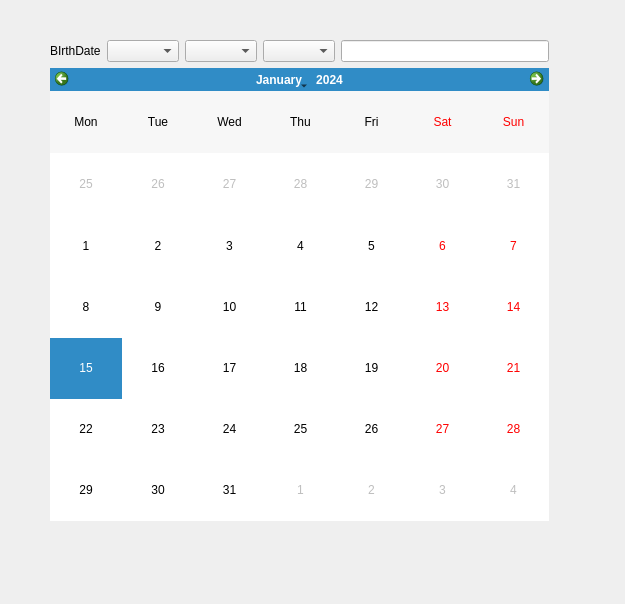
<?xml version="1.0" encoding="UTF-8"?>
<ui version="4.0">
 <class>Dialog</class>
 <widget class="QDialog" name="Dialog">
  <property name="geometry">
   <rect>
    <x>0</x>
    <y>0</y>
    <width>625</width>
    <height>604</height>
   </rect>
  </property>
  <property name="windowTitle">
   <string>Dialog</string>
  </property>
  <widget class="QWidget" name="">
   <property name="geometry">
    <rect>
     <x>50</x>
     <y>40</y>
     <width>499</width>
     <height>481</height>
    </rect>
   </property>
   <layout class="QVBoxLayout" name="verticalLayout_2">
    <item>
     <layout class="QVBoxLayout" name="verticalLayout">
      <item>
       <layout class="QHBoxLayout" name="horizontalLayout_2">
        <item>
         <layout class="QHBoxLayout" name="horizontalLayout">
          <item>
           <widget class="QLabel" name="label">
            <property name="text">
             <string>BIrthDate</string>
            </property>
           </widget>
          </item>
          <item>
           <widget class="QComboBox" name="cbYear"/>
          </item>
          <item>
           <widget class="QComboBox" name="cbMonth"/>
          </item>
          <item>
           <widget class="QComboBox" name="cbDay"/>
          </item>
         </layout>
        </item>
        <item>
         <widget class="QLineEdit" name="lineEdit"/>
        </item>
       </layout>
      </item>
      <item>
       <widget class="QCalendarWidget" name="calendarWidget">
        <property name="verticalHeaderFormat">
         <enum>QCalendarWidget::NoVerticalHeader</enum>
        </property>
       </widget>
      </item>
     </layout>
    </item>
   </layout>
  </widget>
 </widget>
 <resources/>
 <connections/>
</ui>
